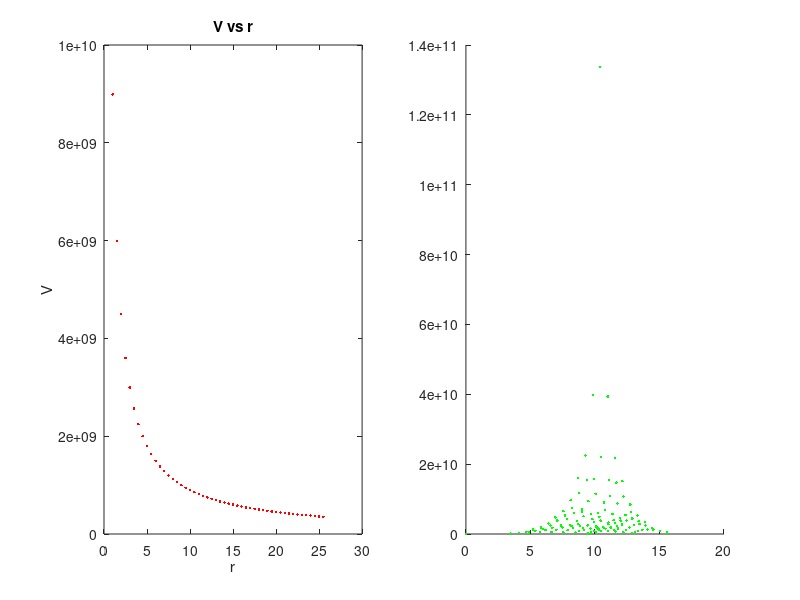

MATLAB code for this plot:
function[Vxy] = HW05_problem01(q0,L,dx,alpha,tolerance)
%function[Vxy] = HW05_problem01(q0,L,dx,alpha,tolerance)
%Inputs - q0, the initial charge for the point charge. L, the length of
%container surronding the point charge. dx, the step for determining the 
%x increment. alpha, the alpha value used in the SOR method to speed up the
%method. tolerance, a value for thresholding when a root has been
%determined.
%Outputs, Vxy, the voltage based on the sphereical coordinates based point
%charge
%Description: This program uses the SOR method to determine the characters
%of a potential of a point charge using sphereical coordinates and then
%plots the values compared to Coulomb's Law
close all; clc;

if nargin < 5
    q0 = 1;
    L = 2;
    dx = .2;
    alpha = 1.5;
    tolerance = 1E-5;
end

%Variable Declaration
epsilon0 = 8.85E-12;
N = 50; step = .5;
[coulombV,d] = coulombGeneration(N,q0,epsilon0,step);
rMinimum = .2;
%Choose a point charge at r = 0, imposing V = 0 some large distance away
% r =  0 at x,y,z = 0

% Relaxation method 
x1 = linspace(-L/2,L/2,round(L/dx));
L1 = length(x1); %Grid Size
Vxy = zeros(L1,L1,L1);
r = zeros(L1,L1,L1);
Vxy_temp = zeros(L1,L1,L1);
rho = zeros(L1,L1,L1);

inds = find(x1 >= 0);
rho(inds(1),inds(1),inds(1)) = q0/(dx^3*epsilon0);

iter = 1;
converged = false;
tic;
while (iter<power(numel(Vxy),1/3) || ~converged)
    converged = 0;
    Vxy_temp = Vxy;
    for i=2:L1-1
        for j=2:L1-1
            for k=2:L1-1
                Vxy(i,j,k) = (Vxy(i-1,j,k) + Vxy(i+1,j,k) + Vxy(i,j+1,k)...
                + Vxy(i,j-1,k) + Vxy(i,j,k+1) + Vxy(i,j,k-1) + ...
                (rho(i,j,k)*(dx^2)))/6;
                r(i,j,k) = sqrt(i^2 + j^2 + k^2);%Spherical Coordinates
                if r(i,j,k) == 5
                    Vxy(i,j,k) = 0;
                end
            end
        end
    end
    
    deltaV = Vxy - Vxy_temp;
    Vxy = alpha.*deltaV + Vxy_temp;
    
    if sum(abs(deltaV(:))) < L1*L1*L1*tolerance
        converged = true;
    end
    iter = iter + 1;
   
end

fprintf('Converged for grid size of (%d x %d x %d) with %d elements\n',...
    L1,L1,L1,L1^3); 
fprintf('%d iterations in %f seconds\n',iter-1,toc);

figure(1);
%Plot Coulombs Law Version

subplot(1,2,1); plot(d,coulombV,'.r');
xlabel('r'); ylabel('V');title('V vs r');
subplot(1,2,2);
hold on;
% plots each point on the 3D matrix
for i=1:L1
    for j=1:L1
        for k=1:L1
            plot((r(i,j,k)),(Vxy(i,j,k)),'.g');
        end
    end
end

end

function [coulombV,d] = coulombGeneration(N,q0,epsilon0,step)
%function [coulombV] = coulombGeneration(N,q0,epsilon0,step)
d = [1 N];
coulombV = [1 N];
d(1) = 1;
for i=2:N
    d(i) = d(i-1) + step;
    coulombV(i-1) = q0 ./ (4*pi*epsilon0*d(i-1)); 
end
coulombV(i) = q0 ./ (4*pi*epsilon0*d(i)); 

end